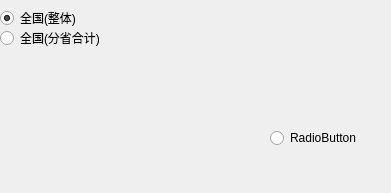
         <widget class="QWidget" name="page_9">
          <property name="geometry">
           <rect>
            <x>0</x>
            <y>0</y>
            <width>391</width>
            <height>193</height>
           </rect>
          </property>
          <attribute name="label">
           <string>全国</string>
          </attribute>
          <widget class="QRadioButton" name="radioButton_169">
           <property name="geometry">
            <rect>
             <x>0</x>
             <y>10</y>
             <width>101</width>
             <height>16</height>
            </rect>
           </property>
           <property name="statusTip">
            <string/>
           </property>
           <property name="whatsThis">
            <string extracomment="使用尽可能多的“个人定制地区”，缺省地区使用“系统默认地区”"/>
           </property>
           <property name="text">
            <string>全国(整体)</string>
           </property>
           <property name="checked">
            <bool>true</bool>
           </property>
          </widget>
          <widget class="QRadioButton" name="radioButton_170">
           <property name="geometry">
            <rect>
             <x>270</x>
             <y>130</y>
             <width>89</width>
             <height>16</height>
            </rect>
           </property>
           <property name="text">
            <string>RadioButton</string>
           </property>
          </widget>
          <widget class="QRadioButton" name="radioButton_171">
           <property name="geometry">
            <rect>
             <x>0</x>
             <y>30</y>
             <width>131</width>
             <height>16</height>
            </rect>
           </property>
           <property name="text">
            <string>全国(分省合计)</string>
           </property>
          </widget>
         </widget>
